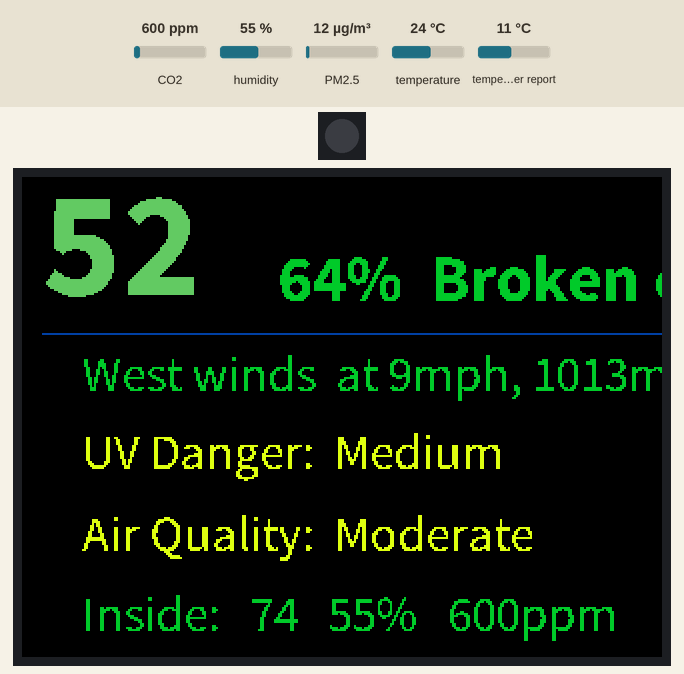
The program below on a simulated Adafruit PyPortal running CircuitPython. On the bench: 1 RGB LEDs in strip order, left to right, 320×240 colour display. Inputs (shaded band) come from the test bench; at power-on: temperature in the web weather report 18 °C, CO2 600 ppm, humidity 55 %, PM2.5 12 µg/m³, temperature 24 °C. WiFi joins after 1.5 s; requests to the public web service named in the program get a made-up reply in its usual format after 0.4 s (London, UTC, broken clouds, 64 % humidity, 1013 hPa unless stated); the clock reads 2024-03-15 10:24:30 at power-on unless the program sets it; library files of the repository ran but are not shown: secrets.py; what the program prints to the serial console is not drawn.

1.3 s: temperature in the web weather report set to 11 °C
Above: at 3.5 s.
3.8 s: temperature in the web weather report set to 8 °C
Timing chart, 0 to 6.8 s (numbered marks = the images above; inputs shaded):
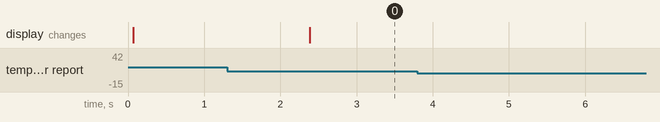

The program:

code.py
```python
# Dakoda weather and data display
# Using PyPortal hardware from Adafruit, http://www.adafruit.com,
#   and SCD-30 CO2/temp/humidity sensor, also from Adafruit
# Based on example code from Adafruit mixed with Rob's silly CircuitPython code
#
# Written: summer 2022 by Rob
#

import neopixel
import board
import busio
import time
import displayio
import vectorio
import gc
import adafruit_scd30
import adafruit_requests as requests
import adafruit_esp32spi.adafruit_esp32spi_socket as socket
from adafruit_display_text import bitmap_label
from adafruit_bitmap_font import bitmap_font
from adafruit_esp32spi import adafruit_esp32spi
from digitalio import DigitalInOut
from analogio import AnalogIn

def main_loop( esp ):

	print("########## main_loop start")

	# timing variable, so we call APIs in a reasonable way
	Tick = 0

	# All of our data will be in this persistent map
	Data = { }

	# time is unknown as we start, but known once a correction is found.  Time
	# may not be very accurate if API calls are failing, but we'll show it anyway
	Data['month'] = '--'
	Data['day_of_month'] = '--'
	Data['day_of_week'] = '--'
	Data['hour'] = '--'
	Data['minute'] = '--'

	# last time we got data from various sources
	Last_Weather = 0
	Last_Air_Quality = 0
	Last_Sensor_Read = 0

	# create the UI elements just once
	lstr = "--"

	# temperature
	temp_label = bitmap_label.Label(BigFont, text=lstr, color=GRAY)
	temp_label.anchor_point = (0.0, 1.0)
	temp_label.anchored_position = (10, 60)
	Data['temp_label'] = temp_label

	# humidity
	hum_label = bitmap_label.Label(MedFont, text=lstr, color=GRAY)
	hum_label.anchor_point = (0.0, 1.0)
	hum_label.anchored_position = (128, 62)
	Data['humidity_label'] = hum_label

	# conditions
	cond_label = bitmap_label.Label(MedFont, text=lstr, color=DEFAULT)
	cond_label.anchor_point = (0.0, 1.0)
	cond_label.anchored_position = (204, 62)
	Data['cond_label'] = cond_label

	# date and time
	date_label = bitmap_label.Label(MedFont, text=lstr, color=GRAY)
	date_label.anchor_point = (0.0, 1.0)
	date_label.anchored_position = (10, 310)
	Data['date_label'] = date_label

	time_label = bitmap_label.Label(BigFont, text=lstr, color=GRAY)
	time_label.anchor_point = (1.0, 1.0)
	time_label.anchored_position = (470, 305)
	Data['time_label'] = time_label

	# air quality
	aqi_label = bitmap_label.Label(SmFont, text=lstr, color=DEFAULT)
	aqi_label.anchor_point = (0.0, 1.0)
	aqi_label.anchored_position = (30, 192)
	Data['aqi_label'] = aqi_label

	# uv index
	uv_label = bitmap_label.Label(SmFont, text=lstr, color=DEFAULT)
	uv_label.anchor_point = (0.0, 1.0)
	uv_label.anchored_position = (30, 152)
	Data['uv_label'] = uv_label

	# flex line
	flex_label = bitmap_label.Label(SmFont, text=lstr, color=DEFAULT)
	flex_label.anchor_point = (0.0, 1.0)
	flex_label.anchored_position = (30, 112)
	Data['flex_label'] = flex_label

	# inside
	inside_label = bitmap_label.Label(SmFont, text=lstr, color=DEFAULT)
	inside_label.anchor_point = (0.0, 1.0)
	inside_label.anchored_position = (30, 232)
	Data['inside_label'] = inside_label

	# draw underlying graphics
	underlay_palette = displayio.Palette(1)
	underlay_palette[0] = 0x0040A0	# blue
	line1 = vectorio.Rectangle(pixel_shader=underlay_palette, width=460, height=1, x=10, y=78)
	line2 = vectorio.Rectangle(pixel_shader=underlay_palette, width=460, height=1, x=10, y=248)

	# add all to display group
	display_group = displayio.Group()
	display_group.append(line1)
	display_group.append(line2)
	display_group.append(temp_label)
	display_group.append(hum_label)
	display_group.append(cond_label)
	display_group.append(time_label)
	display_group.append(date_label)
	display_group.append(aqi_label)
	display_group.append(uv_label)
	display_group.append(inside_label)
	display_group.append(flex_label)
	Data['display_group'] = display_group

	# loop forever, unless exception
	loop_count = 0
	while True:
		loop_count = loop_count + 1

		# time in secs
		Tick = time.time()

		print("\n########## Top of loop ", loop_count)


		# Connect to wifi
		print("* Checking connection")

		Data['connected'] = False
		if not esp.is_connected:
			try:
				esp.connect_AP(secrets["ssid"], secrets["password"])
			except Exception as e:
				print("!!!! Exception connecting to WiFi: " + e)

			print("Connected to", str(esp.ssid, "utf-8"), "\tRSSI:", esp.rssi)
			print("IP address", esp.pretty_ip(esp.ip_address), "\n")

		# if connection was established then do stuff
		if esp.is_connected:
			print("* Connected")
			Data['connected'] = True

			# get weather, if it's time to do so
			since_weather = Tick - Last_Weather
			if since_weather > WEATHER_FREQ:
				get_weather( esp, Data )
				Last_Weather = Tick

			# get air quality if it's time
			since_air_quality = Tick - Last_Air_Quality
			if since_air_quality > AIR_QUALITY_FREQ:
				get_air_quality(esp, Data)
				Last_Air_Quality = Tick

		# read sensor if it's time - needs no internet connection (and will continue even if connection fails)
		since_sensor_read = Tick - Last_Sensor_Read
		if since_sensor_read > SENSOR_READ_FREQ:
			get_sensor_data(Data)
			Last_Sensor_Read = Tick

		# wrangle the time
		set_now(Data)

		# set up the flex line
		set_flex(Data)

		# got all the data, now show it on screen
		show_data(Data)

		# wait thorugh main heartbeat time
		time.sleep( MAIN_SLEEP )

	return;

def get_weather( esp, Data ):
	print("***** Getting Weather")

	Data['temp'] = "--"
	Data['humidity'] = "--"
	Data['pressure'] = "--"
	Data['uv_index'] = "--"
	Data['conditions'] = "--"
	Data['wind_dir'] = 0
	Data['wind_speed'] = 0
	Data['sunrise'] = 0
	Data['sunset'] = 0
	Data['weather_alert'] = 'NoAlert'
	Data['local_time_correction'] = 0
	Data['weather_status_code'] = 0

	weather_response = requests.get(OPEN_WEATHER_URL)

	Data['weather_status_code'] = weather_response.status_code

	if weather_response.status_code == 200:

		# all sorts of crap can fail in here
		try:
			rjson = weather_response.json()
			current = rjson['current']
			daily = rjson['daily'][0]

			# fix up the time by saving correction factor from current unix time
			#   (from API) and onboard clock time
			unix_time = int(current['dt'])
			tz_off = int(rjson['timezone_offset'])
			local_unix_time = unix_time + tz_off
			local_time_correction = local_unix_time - time.time()
			Data['local_time_correction'] = local_time_correction

			# get all the other weather stuff
			Data['temp'] = round(convert_ktof(float(current['temp'])))
			Data['humidity'] = round(current['humidity'])
			Data['pressure'] = round(current['pressure'])
			Data['uv_index'] = float(current['uvi'])

			local_sunrise_time = int(current['sunrise']) + tz_off
			local_sunset_time = int(current['sunset']) + tz_off

			Data['sunrise'] = local_sunrise_time
			Data['sunset'] = local_sunset_time
			Data['moon_phase'] = float(daily['moon_phase'])

			# upper case the condition string (CircuitPython has no "capitalize()")
			# 	strangely, this is a UI issue, the upper cased string actually helps
			c_str = current["weather"][0]["description"]
			cond_str = c_str[0].upper() + c_str[1:].lower()
			Data['conditions'] = cond_str

			Data['wind_dir'] = get_wind_dir_str(int(current['wind_deg']))
			Data['wind_speed'] = convert_mpstomph(int(current['wind_speed']))

			# there may be no alert and this may fail
			alerts = rjson['alerts']
			alert = alerts[0]['event']
			start = alerts[0]['start']
			end = alerts[0]['end']
			# only show alerts that are in effect now
			if unix_time > start and unix_time < end:
				Data['weather_alert'] = alert

		except Exception as e:
			print("      Weather API exception:", e)

	weather_response.close()

	return;

def get_air_quality(esp, Data):
	print("***** Getting Air Quality")

	Data['aq_index'] = 0
	Data['aqi_status_code'] = 0

	aqi_response = requests.get(OPEN_WEATHER_AQI_URL)

	Data['aqi_status_code'] = aqi_response.status_code

	if aqi_response.status_code == 200:

		try:
			rjson = aqi_response.json()

			size = len(rjson['list']) # should be just 1 item in list, but zero means "error, no data".
			if size > 0:
				aqi_index = rjson['list'][0]['main']['aqi']
				Data['aq_index'] = int(aqi_index)
		except Exception as e:
			print("      Air Quality API exception", e)

	aqi_response.close()

	return;

def get_sensor_data(Data):
	print("***** Getting Sensor Data")

	# assume it won't work
	Data['inside_co2'] = 0
	Data['inside_humidity'] = 0
	Data['inside_temp'] = 0

	# if we have data, capture it
	try:
		if Scd30.data_available:
			Data['inside_co2'] = round(Scd30.CO2)
			Data['inside_humidity'] = round(Scd30.relative_humidity)

			# Get temp and apply calibration
			temp = Scd30.temperature
			temp = temp + TEMP_SENSOR_CALIBRATION

			Data['inside_temp'] = round(convert_ctof(temp))
	except Exception as e:
		print("SCD-30", e)

	return;

def set_backlight(Data):
	ambient = Light_Sensor.value
	Data['ambient'] = ambient
	board.DISPLAY.auto_brightness = False

	if ambient < 1000:
		board.DISPLAY.brightness = 0.51
	else:
		board.DISPLAY.brightness = 0.89

	return;

def convert_ktof(k):
	k = ((k * 9.0)/5.0) - 459.67
	return k;

def convert_ctof(c):
	f = (c * 1.8) + 32.0
	return f;

def convert_mpstomph(mps):
	mphstr = round(mps * 2.237)
	return mphstr;

def get_wind_dir_str(wind_dir):
	wind_dir_str = "--"

	wind_dir_str = "--"
	if wind_dir >= 0 and wind_dir < 23:
		wind_dir_str = "North"
	elif wind_dir >= 23 and wind_dir < 68:
		wind_dir_str = "Northeast"
	elif wind_dir >= 68 and wind_dir < 113:
		wind_dir_str = "East"
	elif wind_dir >= 113 and wind_dir < 158:
		wind_dir_str = "Southeast"
	elif wind_dir >= 158 and wind_dir < 203:
		wind_dir_str = "South"
	elif wind_dir >= 203 and wind_dir < 248:
		wind_dir_str = "Southwest"
	elif wind_dir >= 248 and wind_dir < 293:
		wind_dir_str = "West"
	elif wind_dir >= 293 and wind_dir < 338:
		wind_dir_str = "Northweast"
	elif wind_dir >= 338:
		wind_dir_str = "North"

	return wind_dir_str

def get_uvi_string(uvi):
	uvstr = "--"

	try:
		# UV Index as a string
		if uvi>10:
			uvstr = "Danger"
		elif uvi>7:
			uvstr = "Very High"
		elif uvi>5:
			uvstr = "High"
		elif uvi>2:
			uvstr = "Medium"
		else:
			uvstr = "Low"
	except Exception as e:
		print("    > No AQI string")

	return uvstr;

def get_uvi_color(uvi):
	uvi_color = DEFAULT

	try:
		if uvi>10:
			uvi_color = VERY_BAD
		elif uvi>7:
			uvi_color = BAD
		elif uvi>5:
			uvi_color = MODERATE
		elif uvi>2:
			uvi_color = FAIR
		else:
			uvi_color = GOOD
	except Exception as e:
		print("    > No UV color")

	return uvi_color;

def get_aqi_string(aqi):

	aqistr = '--'

	try:
		aqi = int(aqi)
		if aqi >= 1 and aqi <= 5:
			aqistr = AIR_QUALITY[aqi]
	except Exception as e:
		print("    > No AQI string")

	return aqistr;

def get_aqi_color(aqi):
	aqi_color = DEFAULT

	try:
		aqi = int(aqi)

		if aqi == 1:
			aqi_color = GOOD
		elif aqi == 2:
			aqi_color = FAIR
		elif aqi == 3:
			aqi_color = MODERATE
		elif aqi == 4:
			aqi_color = BAD
		else:
			aqi_color = VERY_BAD
	except Exception as e:
		print("    > No AQI color")

	return aqi_color;

def get_humidity_color(hum):
	hum_color = DEFAULT

	if hum<30:
		hum_color = GOOD
	elif hum>80:
		hum_color = MODERATE
	elif hum>90:
		hum_color = BAD

	return hum_color;

def set_warning_led(Data):
	# check for weather alert
	alertstr = Data['weather_alert']

	# check for not connected to internet
	connected = Data['connected']

	if connected == False: 				# if not connected, alerts are moot
		set_warning_level(YELLOW_ALERT)
	elif alertstr == "NoAlert":
		set_warning_level(ALLGOOD)
	else:
		set_warning_level(RED_ALERT)

	return;

def set_warning_level(warn):
	Pixel[0] = warn
	return;

# correct local time and get display strings
def set_now(Data):
	print("* Wrangling time")

	# correct local clock to internet clock
	local_time_correction = int(Data['local_time_correction'])
	the_time = time.time() + local_time_correction
	timestruct = time.localtime(the_time)

	# various human readable strings
	dow = timestruct.tm_wday
	dowstr = "--"
	if dow >= 0 and dow <= 6:
		dowstr = DAY_OF_WEEK[dow]
	Data['day_of_week'] = dowstr

	mon = timestruct.tm_mon
	monstr = "--"
	if mon >= 1 and mon <= 12:
		monstr = MONTH_ABBR[mon]
	Data['month'] = monstr

	Data['day_of_month'] = str(timestruct.tm_mday)

	# hour and minute, with leading zero for minute
	Data['hour'] = str(timestruct.tm_hour)

	m = timestruct.tm_min
	if m < 10:
		mstr = "0" + str(m)
	else:
		mstr = str(m)
	Data['minute'] = mstr

	return;

def show_data(Data):

	print("* Showing Data")

	# set backlight brightness, based on ambient light sensor
	set_backlight(Data)

	# update display
	draw_display(Data)

	# set warning light
	set_warning_led(Data)

	# collect garbage left over from all that graphics activity
	gc.collect()
	return;

def get_temp_color(t):
	c = DEFAULT

	try:
		t = int(t)
		if t > 100:
			c = SCORTCH
		elif t > 89:
			c = HOT
		elif t > 74:
			c = WARM
		elif t > 49:
			c = MILD
		elif t > 32:
			c = COLD
		else:
			c = FREEZING
	except Exception as e:
		print("   > No temp color")

	return c;

def get_sunrise(Data):
	sr = None

	try:
		# correct local clock to internet clock
		local_time_correction = int(Data['local_time_correction'])
		the_time = time.time() + local_time_correction

		sr_secs = Data['sunrise'] - the_time
		sr_mins = round(sr_secs/60)

		if sr_mins > 0 and sr_mins < 60:
			sr = str(sr_mins) + " to minutes sunrise"
	except Exception as e:
		print("    > Sunrise")

	return sr;

def get_sunset(Data):
	ss = None

	try:
		# correct local clock to internet clock
		local_time_correction = int(Data['local_time_correction'])
		the_time = time.time() + local_time_correction

		ss_secs = Data['sunset'] - the_time
		ss_mins = round(ss_secs/60)

		if ss_mins > 0 and ss_mins < 60:
			ss = str(ss_mins) + " minutes to sunset"
	except Exception as e:
		print("    > Sunset")

	return ss;

def get_moon_phase(Data):
	mp = None

	try:
		phase = 0.0
		phase = float(Data['moon_phase'])
		if phase > 0.48 and phase < 0.52:
			mp = "Look for full moon"
	except Exception as e:
		print("    > No Moon phase")

	return mp;

def set_flex(Data):		# flex line is informative, but also fun
	print("* Setting Flex line")

	flex_str = "--"
	flex_color = DEFAULT

	# check for daily stuff
	sunrise = get_sunrise(Data)
	sunset = get_sunset(Data)
	moon_phase = get_moon_phase(Data)
	connected = Data['connected']
	alert_str = Data['weather_alert']

	if connected == False:
		flex_str = "NO INTERNET CONNECTION"
		flex_color = VERY_BAD

	elif Data['weather_alert'] != "NoAlert":
		# weather alerts are a big deal, safety-wise
		flex_str = alert_str
		flex_color = BAD

	elif Data['month'] == "May" and Data['day_of_month'] == "28":
		# birthdays are special
		flex_str = "Happy birthday PATRICIA!!"
		flex_color = FAIR

	elif Data['weather_status_code'] != 200:
		flex_str = "Weather API response: " + Data['weather_status_code']
		flex_color = MODERATE

	elif Data['aqi_status_code'] != 200:
		flex_str = "Air Quality API response: " + Data['aqi_status_code']
		flex_color = MODERATE

	elif sunrise != None:
		flex_str = sunrise
		flex_color = MODERATE

	elif sunset != None:
		flex_str = sunset
		flex_color = MODERATE

	elif moon_phase != None:
		flex_str = moon_phase
		flex_color = MODERATE

	else:
		# if nothing else, do wind speed and pressure (color is default)
		try:
			pressure = Data['pressure']
			wind_speed = Data['wind_speed']
			wind_dir = Data['wind_dir']

			if wind_speed < 3:
				flex_str = "Winds calm"
			else:
				flex_str = wind_dir + " winds " + " at " + str(wind_speed) + "mph"
			flex_str  = flex_str + ", " + str(pressure) + "mb"

		except Exception as e:
			print("    > No wind speed, wind direction or pressure:", e)

	Data['flex_string'] = flex_str
	Data['flex_color'] = flex_color

 	return;

# ================================================================
def draw_display(Data):
	print ("* Drawing Display")
	# draw display by plugging new strings into existing labels

	# temperature
	tval = Data['temp']
	temp_label = Data['temp_label']
	temp_label.color = get_temp_color(tval)
	temp_label.text = str(tval)

	# humidity
	hum = Data['humidity']
	hstr = str(hum) + "%"
	hum_label = Data['humidity_label']
	hum_label.text = hstr
	hum_label.color = get_humidity_color(hum)

	# conditions
	cstr = Data['conditions']
	cond_label = Data['cond_label']
	cond_label.color = DEFAULT
	cond_label.text = cstr

	# date and time
	dstr = Data['day_of_week'] + ", " + Data['month'] + " " + Data['day_of_month']
	date_label = Data['date_label']
	date_label.text = dstr

	tstr = Data['hour'] + ":" + Data['minute']
	time_label = Data['time_label']
	time_label.text = tstr

	# air quality
	aqi = Data['aq_index']
	astr = "Air Quality:  " + get_aqi_string(aqi)
	aqi_label = Data['aqi_label']
	aqi_label.color = get_aqi_color(aqi)
	aqi_label.text = astr

	# uv index
	uvi = Data['uv_index']
	ustr = "UV Danger:  " + get_uvi_string(uvi)
	uv_label = Data['uv_label']
	uvcol = get_uvi_color(uvi)
	uv_label.color = uvcol
	uv_label.text = ustr

	# flex line
	flex_str = Data['flex_string']
	flex_color = Data['flex_color']
	flex_label = Data['flex_label']
	flex_label.text = flex_str
	flex_label.color = flex_color

	# inside
	freestr = str(gc.mem_free())
	istr = "Inside:   " + str(Data['inside_temp']) + "   " + str(Data['inside_humidity']) + "%   " + str(Data['inside_co2']) + "ppm" + "        (" + freestr + ")"
	inside_label = Data['inside_label']
	inside_label.text = istr

	# show it all
	display_group = Data['display_group']
	board.DISPLAY.show(display_group)
	return;

################################### START ###########################################
print("Dakota starting up...")

# Get wifi config data from a secrets.py file
try:
	from secrets import secrets
except ImportError:
	print("!!!! Configuration (including WiFi credentials) come from secrets.py, please create file!")
	raise

# some general constants
WEATHER_API_KEY = secrets["openweather_api_token"]
LATITUDE = secrets['Latitude']
LONGITUDE = secrets['Longitude']

OPEN_WEATHER_URL = "http://api.openweathermap.org/data/3.0/onecall?lat="+LATITUDE+"&lon="+LONGITUDE+"&exclude=hourly,minutely&appid="+WEATHER_API_KEY
OPEN_WEATHER_AQI_URL = "http://api.openweathermap.org/data/2.5/air_pollution?lat="+LATITUDE+"&lon="+LONGITUDE+"&appid="+WEATHER_API_KEY

MAIN_SLEEP = 10   			# how much to sleep in main loop, secs
EXCEPTION_SLEEP = 20		# how much to sleep in exception loop (when things are failing badly), secs

# these constants have to do with how often we do things (like ask for weather data from internet)
# prime numbers so they won't match up very often...
WEATHER_FREQ = 601       # secs
AIR_QUALITY_FREQ = 3_307 # secs
SENSOR_READ_FREQ = 47    # secs

# Degrees C calibration factor for this particular SCD-30 sensor from known good sensors
TEMP_SENSOR_CALIBRATION = -0.8

# Some string values
AIR_QUALITY = [ "--", "Good", "Moderate", "Unhealthy for sensitives", "Unhealthy", "Very Unhealthy"]
DAY_OF_WEEK = [ "Mon", "Tue", "Wed", "Thu", "Fri", "Sat", "Sun"]
MONTH_ABBR = [ "--", "Jan", "Feb", "Mar", "Apr", "May", "Jun", "Jul", "Aug", "Sep", "Oct", "Nov", "Dec" ]

# Neopixel warning colors
ALLGOOD = (0, 0, 0)				# for the neopixel "all good" is "off"
YELLOW_ALERT = (128, 128, 0)
RED_ALERT = (128, 0, 0)
RED_RED_ALERT = (240, 64, 64)

# Data display colors
GRAY = (128, 128, 128)

FREEZING = (192, 160, 224)
COLD = (100, 100, 200)
MILD = (100, 200, 100)
WARM = (200, 200, 100)
HOT = (240, 100, 100)
SCORTCH = (250, 150, 30)

GOOD = (30,252,2)
FAIR = (222, 252, 20)
MODERATE = (252,124,8)
BAD = (220, 40, 40)
VERY_BAD = (252, 40, 80)

DEFAULT = (0, 200, 40)

# set up fonts
BigFont = bitmap_font.load_font("/fonts/Source_Sans_Pro_Bold-72.bdf")
MedFont = bitmap_font.load_font("/fonts/Source_Sans_Pro-32.bdf")
SmFont = bitmap_font.load_font("/fonts/Source_Sans_Pro-24.bdf")

# display stuff
DISPLAY_WIDTH = 480
DISPLAY_HEIGHT = 320

# open network connection, use it as long as possible
Esp32_cs = DigitalInOut(board.ESP_CS)
Esp32_ready = DigitalInOut(board.ESP_BUSY)
Esp32_reset = DigitalInOut(board.ESP_RESET)

spi = busio.SPI(board.SCK, board.MOSI, board.MISO)
esp = adafruit_esp32spi.ESP_SPIcontrol(spi, Esp32_cs, Esp32_ready, Esp32_reset)

requests.set_socket(socket, esp)

# SCD-30 sensor
try:
	i2c = busio.I2C(board.SCL, board.SDA)
	Scd30 = adafruit_scd30.SCD30(i2c)
except Exception as e:
	print("!!!! No SCD-30 sensor")
	Scd30 = None

# we'll be using the built-in light sensor
Light_Sensor = AnalogIn(board.LIGHT)

# onboard neopixel
Pixel = neopixel.NeoPixel(board.NEOPIXEL, 1, auto_write=True)
Pixel[0] = ALLGOOD

# call the main loop forever.  If an exception, report it and go again
while True:
	try:
		main_loop ( esp )

	except Exception as e:
		print ("!!!! Dakota main_loop threw exception: ", e )
		print(type(e))
		print("Retry...")

	time.sleep(EXCEPTION_SLEEP)

print("Dakota Done")
```

Measured:
- after the input at 1.3 s, the display: changes after 1.1 s (image 0)
- after the input at 3.8 s, every drawn part: stays the same
